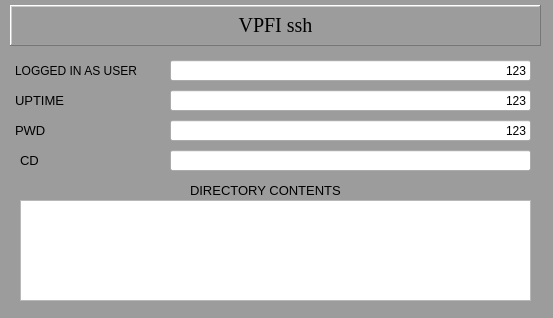
<?xml version="1.0" encoding="UTF-8"?>
<ui version="4.0">
 <class>MainWindow</class>
 <widget class="QMainWindow" name="MainWindow">
  <property name="geometry">
   <rect>
    <x>0</x>
    <y>0</y>
    <width>553</width>
    <height>318</height>
   </rect>
  </property>
  <property name="styleSheet">
   <string notr="true">QWidget#centralWidget {background-color: rgb(156, 156, 156);}


</string>
  </property>
  <widget class="QWidget" name="centralWidget">
   <widget class="caGraphics" name="cagraphics">
    <property name="geometry">
     <rect>
      <x>10</x>
      <y>50</y>
      <width>531</width>
      <height>261</height>
     </rect>
    </property>
    <property name="font">
     <font>
      <pointsize>8</pointsize>
     </font>
    </property>
    <property name="foreground">
     <color>
      <red>105</red>
      <green>105</green>
      <blue>105</blue>
     </color>
    </property>
    <property name="fillstyle" stdset="0">
     <enum>caGraphics::Filled</enum>
    </property>
    <property name="lineSize">
     <number>2</number>
    </property>
    <property name="lineColor">
     <color>
      <red>0</red>
      <green>0</green>
      <blue>0</blue>
     </color>
    </property>
    <property name="form">
     <enum>caGraphics::Rectangle</enum>
    </property>
   </widget>
   <widget class="caLabel" name="calabel">
    <property name="geometry">
     <rect>
      <x>10</x>
      <y>5</y>
      <width>531</width>
      <height>41</height>
     </rect>
    </property>
    <property name="font">
     <font>
      <family>Times New Roman</family>
      <pointsize>15</pointsize>
      <weight>50</weight>
      <bold>false</bold>
     </font>
    </property>
    <property name="frameShape">
     <enum>QFrame::WinPanel</enum>
    </property>
    <property name="frameShadow">
     <enum>QFrame::Raised</enum>
    </property>
    <property name="lineWidth">
     <number>1</number>
    </property>
    <property name="midLineWidth">
     <number>1</number>
    </property>
    <property name="text">
     <string>VPFI ssh</string>
    </property>
    <property name="alignment">
     <set>Qt::AlignCenter</set>
    </property>
    <property name="foreground">
     <color>
      <red>0</red>
      <green>0</green>
      <blue>0</blue>
     </color>
    </property>
    <property name="background">
     <color>
      <red>169</red>
      <green>209</green>
      <blue>239</blue>
     </color>
    </property>
   </widget>
   <widget class="caLabel" name="calabel_45">
    <property name="geometry">
     <rect>
      <x>15</x>
      <y>90</y>
      <width>91</width>
      <height>21</height>
     </rect>
    </property>
    <property name="font">
     <font>
      <pointsize>10</pointsize>
     </font>
    </property>
    <property name="text">
     <string>UPTIME</string>
    </property>
    <property name="alignment">
     <set>Qt::AlignLeading|Qt::AlignLeft|Qt::AlignVCenter</set>
    </property>
    <property name="foreground">
     <color>
      <red>0</red>
      <green>0</green>
      <blue>0</blue>
     </color>
    </property>
    <property name="background">
     <color alpha="0">
      <red>160</red>
      <green>160</green>
      <blue>164</blue>
     </color>
    </property>
   </widget>
   <widget class="caLabel" name="calabel_46">
    <property name="geometry">
     <rect>
      <x>190</x>
      <y>180</y>
      <width>181</width>
      <height>21</height>
     </rect>
    </property>
    <property name="font">
     <font>
      <pointsize>10</pointsize>
     </font>
    </property>
    <property name="text">
     <string>DIRECTORY CONTENTS</string>
    </property>
    <property name="alignment">
     <set>Qt::AlignLeading|Qt::AlignLeft|Qt::AlignVCenter</set>
    </property>
    <property name="foreground">
     <color>
      <red>0</red>
      <green>0</green>
      <blue>0</blue>
     </color>
    </property>
    <property name="background">
     <color alpha="0">
      <red>160</red>
      <green>160</green>
      <blue>164</blue>
     </color>
    </property>
   </widget>
   <widget class="caLineEdit" name="caLineEdit_13">
    <property name="geometry">
     <rect>
      <x>170</x>
      <y>90</y>
      <width>361</width>
      <height>21</height>
     </rect>
    </property>
    <property name="text">
     <string>123</string>
    </property>
    <property name="alignment">
     <set>Qt::AlignRight|Qt::AlignTrailing|Qt::AlignVCenter</set>
    </property>
    <property name="channel" stdset="0">
     <string notr="true">$(P)UPTIME</string>
    </property>
    <property name="foreground">
     <color>
      <red>0</red>
      <green>170</green>
      <blue>0</blue>
     </color>
    </property>
    <property name="background">
     <color>
      <red>0</red>
      <green>0</green>
      <blue>0</blue>
     </color>
    </property>
    <property name="colorMode">
     <enum>caLineEdit::Static</enum>
    </property>
    <property name="precision">
     <number>0</number>
    </property>
    <property name="fontScaleMode" stdset="0">
     <enum>caLineEdit::WidthAndHeight</enum>
    </property>
    <property name="formatType">
     <enum>caLineEdit::string</enum>
    </property>
   </widget>
   <widget class="caLabel" name="calabel_52">
    <property name="geometry">
     <rect>
      <x>15</x>
      <y>120</y>
      <width>131</width>
      <height>21</height>
     </rect>
    </property>
    <property name="font">
     <font>
      <pointsize>10</pointsize>
     </font>
    </property>
    <property name="text">
     <string>PWD</string>
    </property>
    <property name="alignment">
     <set>Qt::AlignLeading|Qt::AlignLeft|Qt::AlignVCenter</set>
    </property>
    <property name="foreground">
     <color>
      <red>0</red>
      <green>0</green>
      <blue>0</blue>
     </color>
    </property>
    <property name="background">
     <color alpha="0">
      <red>160</red>
      <green>160</green>
      <blue>164</blue>
     </color>
    </property>
   </widget>
   <widget class="caLabel" name="calabel_53">
    <property name="geometry">
     <rect>
      <x>15</x>
      <y>61</y>
      <width>161</width>
      <height>20</height>
     </rect>
    </property>
    <property name="font">
     <font>
      <pointsize>9</pointsize>
     </font>
    </property>
    <property name="text">
     <string>LOGGED IN AS USER</string>
    </property>
    <property name="alignment">
     <set>Qt::AlignLeading|Qt::AlignLeft|Qt::AlignVCenter</set>
    </property>
    <property name="foreground">
     <color>
      <red>0</red>
      <green>0</green>
      <blue>0</blue>
     </color>
    </property>
    <property name="background">
     <color alpha="0">
      <red>160</red>
      <green>160</green>
      <blue>164</blue>
     </color>
    </property>
   </widget>
   <widget class="caLineEdit" name="caLineEdit_20">
    <property name="geometry">
     <rect>
      <x>170</x>
      <y>60</y>
      <width>361</width>
      <height>21</height>
     </rect>
    </property>
    <property name="text">
     <string>123</string>
    </property>
    <property name="alignment">
     <set>Qt::AlignRight|Qt::AlignTrailing|Qt::AlignVCenter</set>
    </property>
    <property name="channel" stdset="0">
     <string notr="true">$(P)USER</string>
    </property>
    <property name="foreground">
     <color>
      <red>0</red>
      <green>170</green>
      <blue>0</blue>
     </color>
    </property>
    <property name="background">
     <color>
      <red>0</red>
      <green>0</green>
      <blue>0</blue>
     </color>
    </property>
    <property name="colorMode">
     <enum>caLineEdit::Static</enum>
    </property>
    <property name="precision">
     <number>0</number>
    </property>
    <property name="fontScaleMode" stdset="0">
     <enum>caLineEdit::WidthAndHeight</enum>
    </property>
    <property name="formatType">
     <enum>caLineEdit::string</enum>
    </property>
   </widget>
   <widget class="caLineEdit" name="caLineEdit_21">
    <property name="geometry">
     <rect>
      <x>170</x>
      <y>120</y>
      <width>361</width>
      <height>21</height>
     </rect>
    </property>
    <property name="text">
     <string>123</string>
    </property>
    <property name="alignment">
     <set>Qt::AlignRight|Qt::AlignTrailing|Qt::AlignVCenter</set>
    </property>
    <property name="channel" stdset="0">
     <string notr="true">$(P)PWD</string>
    </property>
    <property name="foreground">
     <color>
      <red>0</red>
      <green>170</green>
      <blue>0</blue>
     </color>
    </property>
    <property name="background">
     <color>
      <red>0</red>
      <green>0</green>
      <blue>0</blue>
     </color>
    </property>
    <property name="colorMode">
     <enum>caLineEdit::Static</enum>
    </property>
    <property name="precision">
     <number>0</number>
    </property>
    <property name="fontScaleMode" stdset="0">
     <enum>caLineEdit::WidthAndHeight</enum>
    </property>
    <property name="formatType">
     <enum>caLineEdit::string</enum>
    </property>
   </widget>
   <widget class="caMultiLineString" name="camultilinestring">
    <property name="geometry">
     <rect>
      <x>20</x>
      <y>200</y>
      <width>511</width>
      <height>101</height>
     </rect>
    </property>
    <property name="font">
     <font>
      <family>Lucida Sans Typewriter</family>
      <pointsize>49</pointsize>
     </font>
    </property>
    <property name="styleSheet">
     <string notr="true">caMultiLineString {background-color: rgba(0, 0, 0, 255); color: rgba(0, 170, 0, 255); border-radius: 1px;} caMultiLineString {border: 0px; border-style:solid; padding: 0px 0px 0px 2px; border-color: rgba(0, 0, 0, 255);}</string>
    </property>
    <property name="channel" stdset="0">
     <string notr="true">$(P)LS</string>
    </property>
    <property name="foreground">
     <color>
      <red>0</red>
      <green>170</green>
      <blue>0</blue>
     </color>
    </property>
    <property name="background">
     <color>
      <red>0</red>
      <green>0</green>
      <blue>0</blue>
     </color>
    </property>
    <property name="colorMode">
     <enum>caMultiLineString::Static</enum>
    </property>
    <property name="frameColor">
     <color>
      <red>0</red>
      <green>0</green>
      <blue>0</blue>
     </color>
    </property>
    <property name="fontScaleMode" stdset="0">
     <enum>caMultiLineString::WidthAndHeight</enum>
    </property>
   </widget>
   <widget class="caLabel" name="calabel_54">
    <property name="geometry">
     <rect>
      <x>20</x>
      <y>150</y>
      <width>41</width>
      <height>21</height>
     </rect>
    </property>
    <property name="font">
     <font>
      <pointsize>10</pointsize>
     </font>
    </property>
    <property name="text">
     <string>CD</string>
    </property>
    <property name="alignment">
     <set>Qt::AlignLeading|Qt::AlignLeft|Qt::AlignVCenter</set>
    </property>
    <property name="foreground">
     <color>
      <red>0</red>
      <green>0</green>
      <blue>0</blue>
     </color>
    </property>
    <property name="background">
     <color alpha="0">
      <red>160</red>
      <green>160</green>
      <blue>164</blue>
     </color>
    </property>
   </widget>
   <widget class="caTextEntry" name="caTextEntry_10">
    <property name="geometry">
     <rect>
      <x>170</x>
      <y>150</y>
      <width>361</width>
      <height>21</height>
     </rect>
    </property>
    <property name="sizePolicy">
     <sizepolicy hsizetype="Preferred" vsizetype="Preferred">
      <horstretch>0</horstretch>
      <verstretch>0</verstretch>
     </sizepolicy>
    </property>
    <property name="text">
     <string/>
    </property>
    <property name="alignment">
     <set>Qt::AlignLeading|Qt::AlignLeft|Qt::AlignVCenter</set>
    </property>
    <property name="channel" stdset="0">
     <string notr="true">$(P)CD</string>
    </property>
    <property name="foreground">
     <color>
      <red>0</red>
      <green>0</green>
      <blue>0</blue>
     </color>
    </property>
    <property name="background">
     <color>
      <red>199</red>
      <green>199</green>
      <blue>199</blue>
     </color>
    </property>
    <property name="colorMode">
     <enum>caLineEdit::Static</enum>
    </property>
    <property name="fontScaleMode" stdset="0">
     <enum>caLineEdit::Height</enum>
    </property>
    <property name="formatType">
     <enum>caLineEdit::decimal</enum>
    </property>
   </widget>
  </widget>
 </widget>
 <customwidgets>
  <customwidget>
   <class>caTextEntry</class>
   <extends>caLineEdit</extends>
   <header>caTextEntry</header>
  </customwidget>
  <customwidget>
   <class>caLabel</class>
   <extends>QLabel</extends>
   <header>caLabel</header>
  </customwidget>
  <customwidget>
   <class>caGraphics</class>
   <extends>QWidget</extends>
   <header>caGraphics</header>
  </customwidget>
  <customwidget>
   <class>caLineEdit</class>
   <extends>QLineEdit</extends>
   <header>caLineEdit</header>
  </customwidget>
  <customwidget>
   <class>caMultiLineString</class>
   <extends>QPlainTextEdit</extends>
   <header>caMultiLineString</header>
  </customwidget>
 </customwidgets>
 <resources/>
 <connections/>
</ui>
